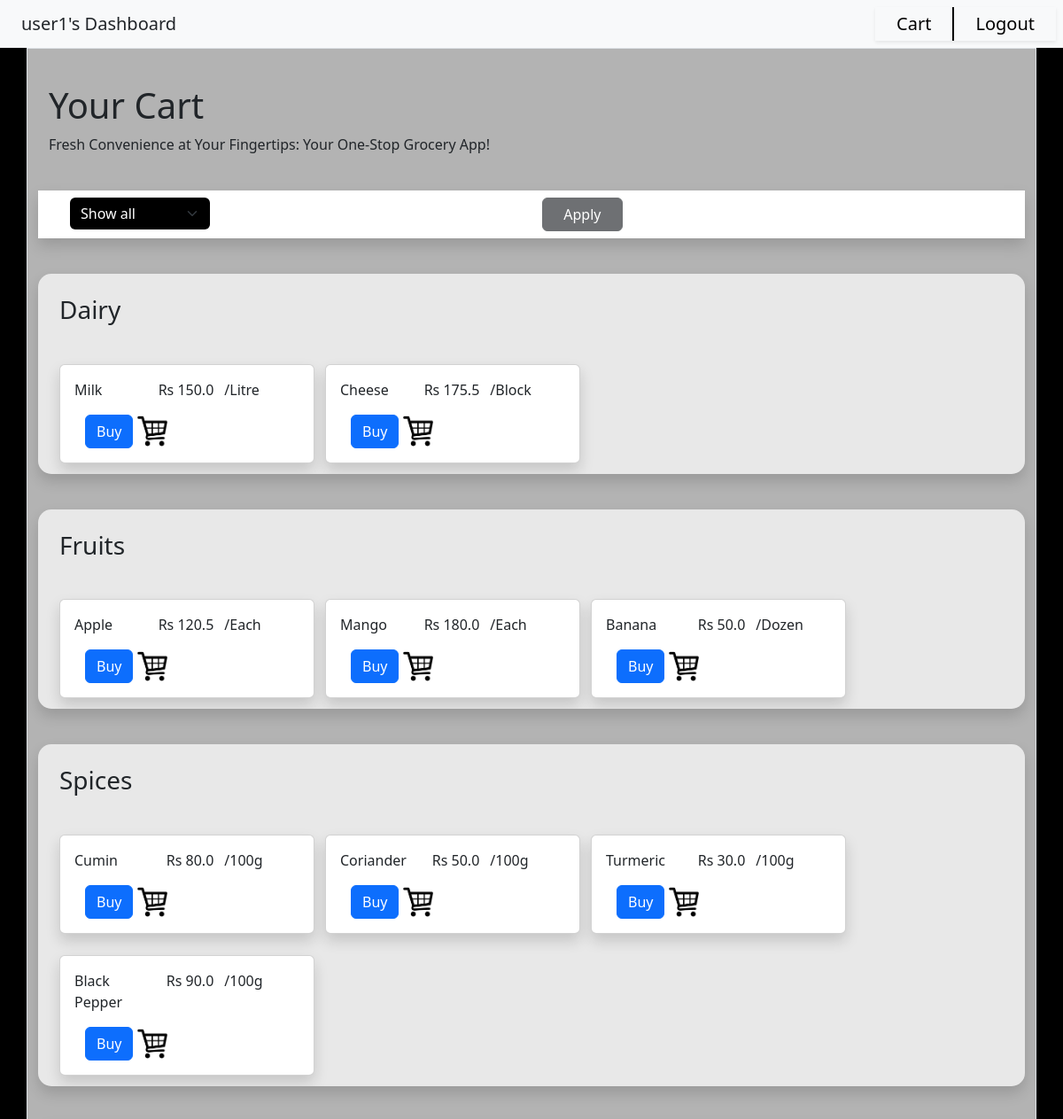
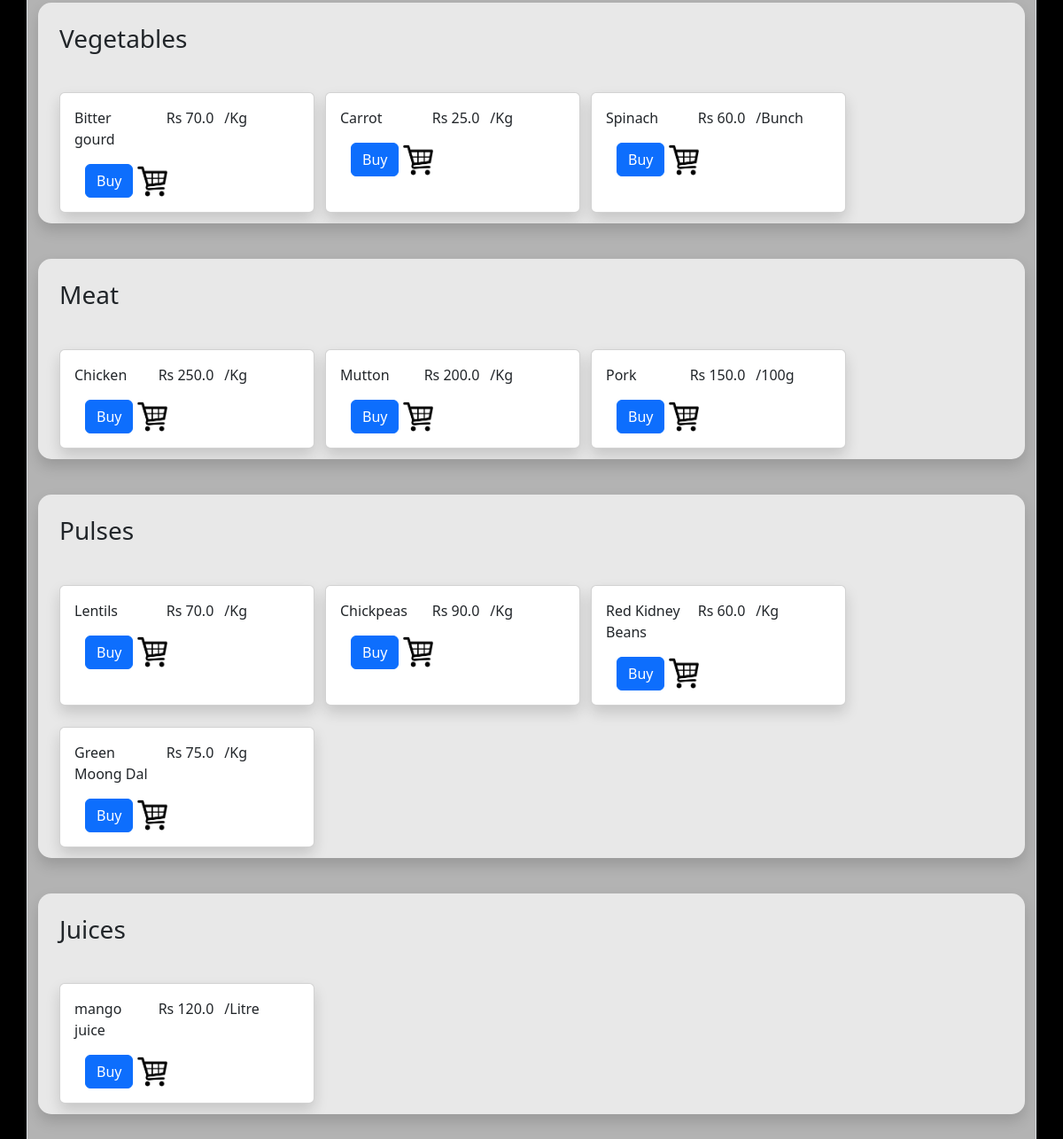
Screenshot of /user1/user_dashboard with the database file from the repository (2 pictures, top to bottom).
### application/models.py (models this page shows)
class Category(db.Model):
    __tablename__ = 'Category'
    CID = db.Column(db.Integer, autoincrement=True, primary_key=True)
    Name = db.Column(db.String(collation='NOCASE'), unique=True, nullable=False)
    products = db.relationship("Product", back_populates="cat", cascade='all, delete-orphan', passive_deletes=True)

class Product(db.Model):
    __tablename__ = 'Product'
    PID = db.Column(db.Integer, autoincrement=True, primary_key=True)
    Name = db.Column(db.String(collation='NOCASE'), unique=True, nullable=False)
    Price = db.Column(db.Float, nullable=False)
    Unit = db.Column(db.String, nullable=False)
    Stock = db.Column(db.Integer, nullable=False)
    CID = db.Column(db.Integer, db.ForeignKey('Category.CID', ondelete='CASCADE'))
    cat = db.relationship("Category", back_populates="products")
    ords = db.relationship("Order_Details", back_populates="product")

### application/controllers.py (the view)
@app.route("/<uname>/user_dashboard")
def user_logged_in(uname):
    return render_template("user_dash.html", user = uname, categories=Category.query.all())

### templates/user_dash.html (shortened to what this page needs)
<!DOCTYPE html>
<html>
    <head>
        <link href="https://cdn.jsdelivr.net/npm/bootstrap@5.3.1/dist/css/bootstrap.min.css" rel="stylesheet">
    </head>
    <body id="body">
        <nav id = "nav" class="navbar sticky-top bg-body-tertiary text-center">
            <div class="nav" style = "text-align:left;">
                {{ user }}'s Dashboard
            </div>
            <div class="clickable nav shadow-sm" style = "margin-left:auto;text-align:right; border-right:2px solid black;">
                <a href="/{{ user }}/cart" style = "text-decoration:none; color:black;">Cart</a>
            </div>
            <div class="clickable nav shadow-sm" style = "margin-right:1vh; text-align:left;">
                <a href="/login" style = "text-decoration:none; color:black;">Logout</a>
            </div>
        </nav>
        <div id = "content" class="container border">
            <div style = "margin-left:1vw; margin-right:auto; margin-top:5vh;">
                <h1>Your Cart</h1>
                Fresh Convenience at Your Fingertips: Your One-Stop Grocery App!<br>
            </div>
            <div class = "container-fluid shadow" style = "width:100%; margin-top:5vh; background-color:white;">
                <div class ="row" style="margin-left:1vw; padding-top:1vh; padding-bottom:1vh">
                    <div class = "col-2" >
                        <select id = "filter-select" class="form-select" style = "background-color:black; color:white; border:none;" onchange = "filter_ip()" aria-label="Default select example">
                            <option selected>Show all </option>
                        </select>
                    </div>
                    <div class = "col-2"></div>
                    <div id = "range-val" class = "col-2"></div>
                    <button id = "filter-btn" type="button" class="btn btn-dark col-1" disabled onclick = "filter()">Apply</button>
                </div>
            </div>
            <div id = "list" style = "width:100%;">
                {% for cat in categories %}
                <div id = "{{ cat.Name }}" class = "container-fluid shadow line-item" style = "width:100%; margin-top:5vh;">
                    <div class ="row" style="margin-left:1vw; padding-top:3vh">
                        <h3>{{ cat.Name }}</h3>
                    </div>
                    <div class ="row cat" style = "margin: auto; width: 100%; height: fit-content; padding: 1vw; overflow-x: auto;">
                        {% for prod in cat.products %}
                        <div id = "{{ prod.Name }}" class="card prod shadow" style = "margin-left:1vw;">
                            <div class="card-body">
                                <div class="card-text row">
                                    <p class="col-4" style = "text-align:left; padding:0;">{{ prod.Name }}</p>
                                    <p class="col-4" style = "text-align:right; padding-left:0;">Rs <span class = "price">{{ prod.Price }}</span></p>
                                    <p class="col-4" style = "text-align:right; padding:0; text-align:left;">{{ prod.Unit }}</p>
                                </div>
                                <button type="button" class="btn btn-primary edit-cat" onclick = "window.location.href = '/{{ user }}/cart_addition/prod_{{ prod.PID }}';">Buy</button>
                                <img src ="{{url_for('static', filename='images/cart.png')}}" style = "width:15%">
                            </div>
                        </div>
                        {% else %}
                        <p class="mb-4"> Items arriving Soon </p>
                        {% endfor %}
                    </div>
                </div>
                {% endfor %}
            </div>
        </div>
    </body>
</html>

### rows the page displays
Category: Name "Dairy"
Product: Name "Milk", Price "150.0", Unit "/Litre"
Product: Name "Cheese", Price "175.5", Unit "/Block"
Category: Name "Fruits"
Product: Name "Apple", Price "120.5", Unit "/Each"
Product: Name "Mango", Price "180.0", Unit "/Each"
Product: Name "Banana", Price "50.0", Unit "/Dozen"
Category: Name "Spices"
Product: Name "Cumin", Price "80.0", Unit "/100g"
Product: Name "Coriander", Price "50.0", Unit "/100g"
Product: Name "Turmeric", Price "30.0", Unit "/100g"
Product: Name "Black Pepper", Price "90.0", Unit "/100g"
Category: Name "Vegetables"
Product: Name "Bitter gourd", Price "70.0", Unit "/Kg"
Product: Name "Carrot", Price "25.0", Unit "/Kg"
Product: Name "Spinach", Price "60.0", Unit "/Bunch"
Category: Name "Meat"
Product: Name "Chicken", Price "250.0", Unit "/Kg"
Product: Name "Mutton", Price "200.0", Unit "/Kg"
Product: Name "Pork", Price "150.0", Unit "/100g"
Category: Name "Pulses"
Product: Name "Lentils", Price "70.0", Unit "/Kg"
Product: Name "Chickpeas", Price "90.0", Unit "/Kg"
Product: Name "Red Kidney Beans", Price "60.0", Unit "/Kg"
Product: Name "Green Moong Dal", Price "75.0", Unit "/Kg"
Category: Name "Juices"
Product: Name "mango juice", Price "120.0", Unit "/Litre"

### other values shown
{{ user }} "user1"
